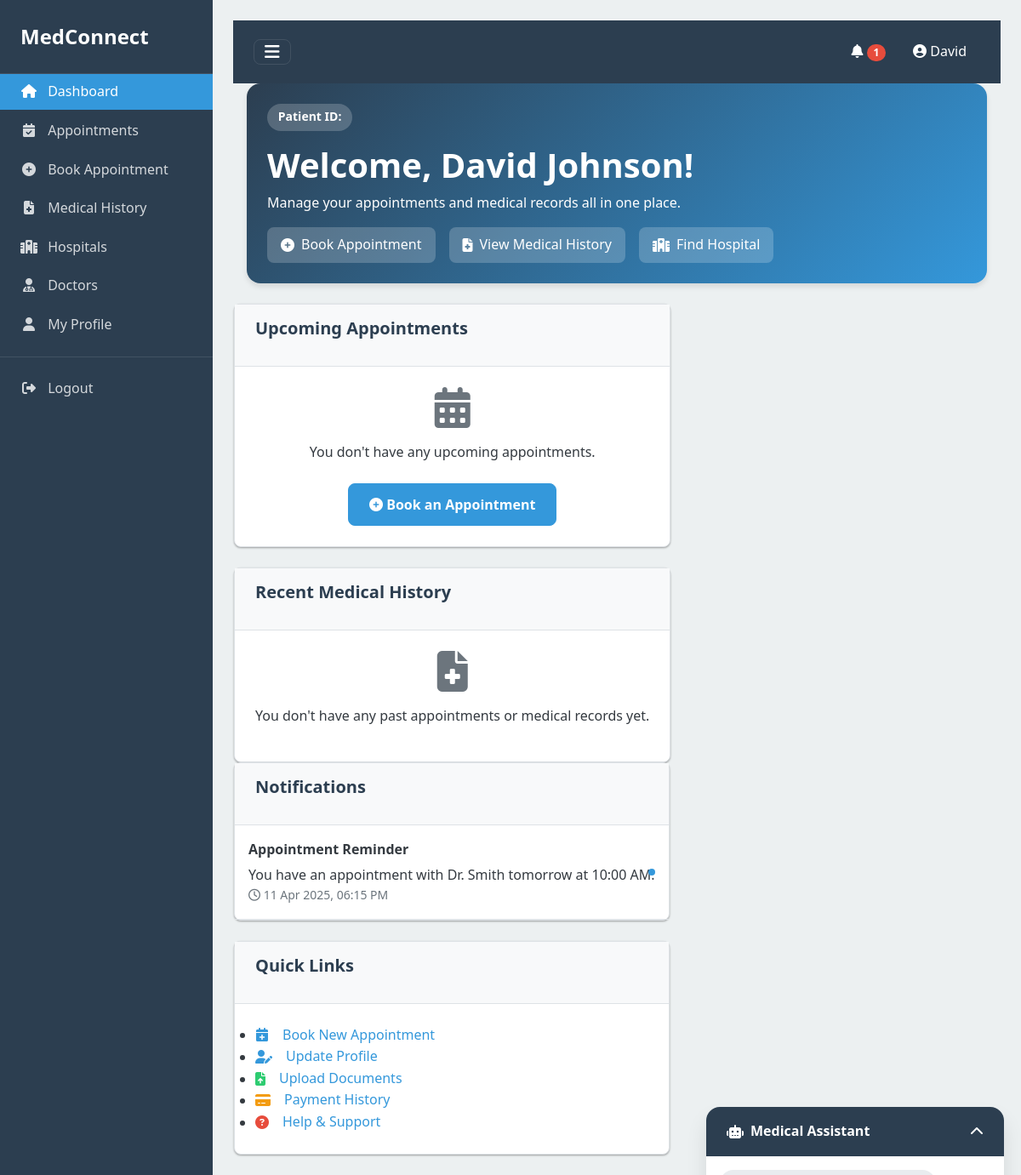
The page /patient/dashboard.php (signed in) on the database its author committed.
### tables this page shows
CREATE TABLE IF NOT EXISTS notifications (
    notification_id INT AUTO_INCREMENT PRIMARY KEY,
    user_id INT NOT NULL,
    title VARCHAR(100) NOT NULL,
    message TEXT NOT NULL,
    is_read BOOLEAN DEFAULT FALSE,
    created_at TIMESTAMP DEFAULT CURRENT_TIMESTAMP,
    FOREIGN KEY (user_id) REFERENCES users(user_id) ON DELETE CASCADE
);

### patient/dashboard.php (the view, shortened to what the rows shown need)
<?php
$user_id = $_SESSION['user_id'];
$sql = "SELECT * FROM notifications WHERE user_id = ? ORDER BY created_at DESC LIMIT 5";
$notifications = fetchRows($sql, "i", [$user_id]);
?>
<!DOCTYPE html>
<html lang="en">
<head>
    <link rel="stylesheet" href="https://cdnjs.cloudflare.com/ajax/libs/font-awesome/6.4.0/css/all.min.css">
    <link rel="stylesheet" href="../assets/css/style.css">
</head>
<body>
    <div class="content-wrapper">
        <div class="container">
            <div class="welcome-banner">
                <h1>Welcome, <?php echo $_SESSION['first_name'] . ' ' . $_SESSION['last_name']; ?>!</h1>
            </div>
            <div class="row">
                <div class="col-md-4">
                    <div class="card">
                        <div class="card-body p-0">
                            <?php if (count($notifications) > 0): ?>
                                <div class="notification-list">
                                    <?php foreach ($notifications as $notification): ?>
                                        <div class="notification-item <?php echo $notification['is_read'] ? '' : 'notification-unread'; ?>">
                                            <div class="notification-title">
                                                <?php echo $notification['title']; ?>
                                            </div>
                                            <div class="notification-message">
                                                <?php echo $notification['message']; ?>
                                            </div>
                                            <div class="notification-time">
                                                <i class="far fa-clock"></i>
                                                <?php echo date('d M Y, h:i A', strtotime($notification['created_at'])); ?>
                                            </div>
                                        </div>
                                    <?php endforeach; ?>
                                </div>
                            <?php endif; ?>
                        </div>
                    </div>
                </div>
            </div>
        </div>
    </div>
</body>
</html>

### rows shown on the page
notifications: title "Appointment Reminder", message "You have an appointment with Dr. Smith tomorrow at 10:00 AM.", created_at "11 Apr 2025, 06:15 PM"

### other values the page prints
count($notifications) "1"
$_SESSION['first_name'] "David"
$_SESSION['last_name'] "Johnson"
